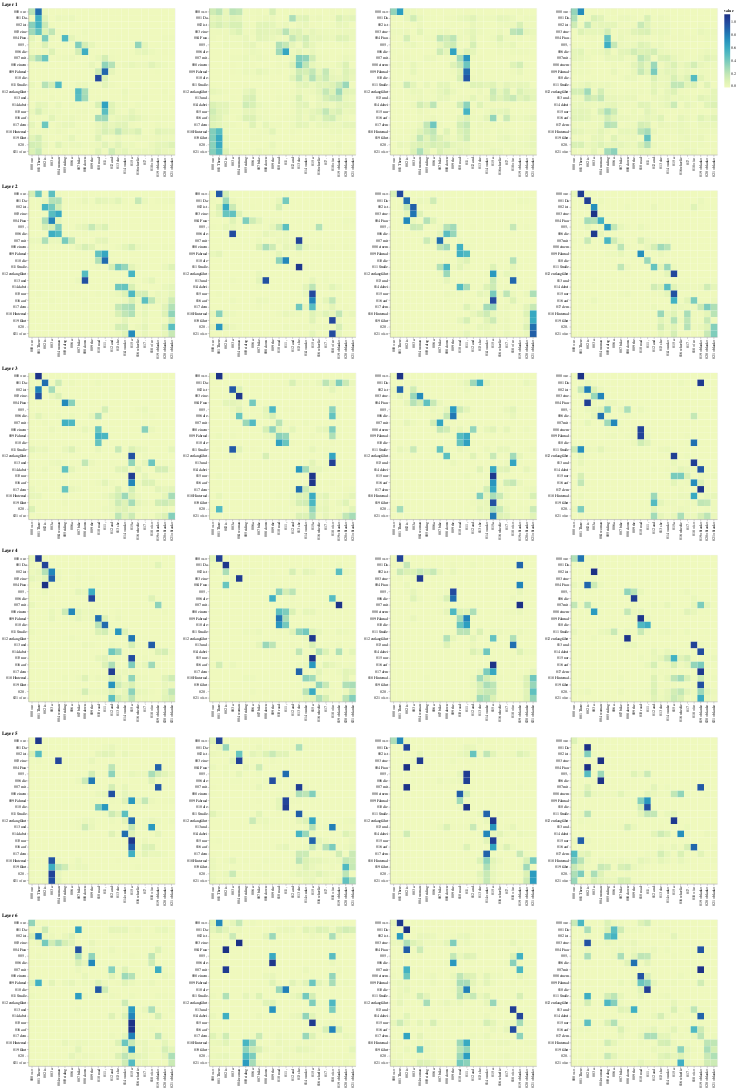

The cell this chart's notebook holds for it:
### Markdown cell above
## Decoder Src Attention

### Code cell
def viz_decoder_src():
    model, example_data = run_model_example(n_examples=1)
    example = example_data[len(example_data) - 1]

    layer_viz = [
        visualize_layer(
            model,
            layer,
            get_decoder_src,
            max(len(example[1]), len(example[2])),
            example[1],
            example[2],
        )
        for layer in range(6)
    ]
    return alt.hconcat(
        layer_viz[0]
        & layer_viz[1]
        & layer_viz[2]
        & layer_viz[3]
        & layer_viz[4]
        & layer_viz[5]
    )


show_example(viz_decoder_src)

### Figure 1 — Vega-Lite specification as saved in the notebook (floating-point values rounded to 4 significant figures; data arrays with more than 128 entries replaced by an {"elided": "..."} marker saying what was removed)
{"config": {"view": {"continuousWidth": 400, "continuousHeight": 300}}, "hconcat": [{"vconcat": [{"hconcat": [{"data": {"name": "data-a067e83eb14b45a79a81465c5ba96d37"}, "mark": "rect", "encoding": {"color": {"field": "value", "type": "quantitative"}, "tooltip": [{"field": "row", "type": "quantitative"}, {"field": "column", "type": "quantitative"}, {"field": "value", "type": "quantitative"}, {"field": "row_token", "type": "nominal"}, {"field": "col_token", "type": "nominal"}], "x": {"axis": {"title": ""}, "field": "col_token", "type": "nominal"}, "y": {"axis": {"title": ""}, "field": "row_token", "type": "nominal"}}, "height": 400, "selection": {"selector098": {"type": "interval", "bind": "scales", "encodings": ["x", "y"]}}, "width": 400}, {"data": {"name": "data-5d7a8407c47342c45d54ab81b89173c6"}, "mark": "rect", "encoding": {"color": {"field": "value", "type": "quantitative"}, "tooltip": [{"field": "row", "type": "quantitative"}, {"field": "column", "type": "quantitative"}, {"field": "value", "type": "quantitative"}, {"field": "row_token", "type": "nominal"}, {"field": "col_token", "type": "nominal"}], "x": {"axis": {"title": ""}, "field": "col_token", "type": "nominal"}, "y": {"axis": {"title": ""}, "field": "row_token", "type": "nominal"}}, "height": 400, "selection": {"selector100": {"type": "interval", "bind": "scales", "encodings": ["x", "y"]}}, "width": 400}, {"data": {"name": "data-d3419331e5b0fbf23c92cc622377ccb4"}, "mark": "rect", "encoding": {"color": {"field": "value", "type": "quantitative"}, "tooltip": [{"field": "row", "type": "quantitative"}, {"field": "column", "type": "quantitative"}, {"field": "value", "type": "quantitative"}, {"field": "row_token", "type": "nominal"}, {"field": "col_token", "type": "nominal"}], "x": {"axis": {"title": ""}, "field": "col_token", "type": "nominal"}, "y": {"axis": {"title": ""}, "field": "row_token", "type": "nominal"}}, "height": 400, "selection": {"selector102": {"type": "interval", "bind": "scales", "encodings": ["x", "y"]}}, "width": 400}, {"data": {"name": "data-8a01720ba8bdd3d52800748bbe25657a"}, "mark": "rect", "encoding": {"color": {"field": "value", "type": "quantitative"}, "tooltip": [{"field": "row", "type": "quantitative"}, {"field": "column", "type": "quantitative"}, {"field": "value", "type": "quantitative"}, {"field": "row_token", "type": "nominal"}, {"field": "col_token", "type": "nominal"}], "x": {"axis": {"title": ""}, "field": "col_token", "type": "nominal"}, "y": {"axis": {"title": ""}, "field": "row_token", "type": "nominal"}}, "height": 400, "selection": {"selector104": {"type": "interval", "bind": "scales", "encodings": ["x", "y"]}}, "width": 400}]}, {"vconcat": [{"hconcat": [{"data": {"name": "data-4ceb85136fd624e65252bd0477c31759"}, "mark": "rect", "encoding": {"color": {"field": "value", "type": "quantitative"}, "tooltip": [{"field": "row", "type": "quantitative"}, {"field": "column", "type": "quantitative"}, {"field": "value", "type": "quantitative"}, {"field": "row_token", "type": "nominal"}, {"field": "col_token", "type": "nominal"}], "x": {"axis": {"title": ""}, "field": "col_token", "type": "nominal"}, "y": {"axis": {"title": ""}, "field": "row_token", "type": "nominal"}}, "height": 400, "selection": {"selector106": {"type": "interval", "bind": "scales", "encodings": ["x", "y"]}}, "width": 400}, {"data": {"name": "data-1ad1252ed4373a9b27c478ca8b564b61"}, "mark": "rect", "encoding": {"color": {"field": "value", "type": "quantitative"}, "tooltip": [{"field": "row", "type": "quantitative"}, {"field": "column", "type": "quantitative"}, {"field": "value", "type": "quantitative"}, {"field": "row_token", "type": "nominal"}, {"field": "col_token", "type": "nominal"}], "x": {"axis": {"title": ""}, "field": "col_token", "type": "nominal"}, "y": {"axis": {"title": ""}, "field": "row_token", "type": "nominal"}}, "height": 400, "selection": {"selector108": {"type": "interval", "bind": "scales", "encodings": ["x", "y"]}}, "width": 400}, {"data": {"name": "data-b71d5f0fa688a5e966f68ecbbae2ded9"}, "mark": "rect", "encoding": {"color": {"field": "value", "type": "quantitative"}, "tooltip": [{"field": "row", "type": "quantitative"}, {"field": "column", "type": "quantitative"}, {"field": "value", "type": "quantitative"}, {"field": "row_token", "type": "nominal"}, {"field": "col_token", "type": "nominal"}], "x": {"axis": {"title": ""}, "field": "col_token", "type": "nominal"}, "y": {"axis": {"title": ""}, "field": "row_token", "type": "nominal"}}, "height": 400, "selection": {"selector110": {"type": "interval", "bind": "scales", "encodings": ["x", "y"]}}, "width": 400}, {"data": {"name": "data-90dc288fd858b670814979e5e8ce0c7b"}, "mark": "rect", "encoding": {"color": {"field": "value", "type": "quantitative"}, "tooltip": [{"field": "row", "type": "quantitative"}, {"field": "column", "type": "quantitative"}, {"field": "value", "type": "quantitative"}, {"field": "row_token", "type": "nominal"}, {"field": "col_token", "type": "nominal"}], "x": {"axis": {"title": ""}, "field": "col_token", "type": "nominal"}, "y": {"axis": {"title": ""}, "field": "row_token", "type": "nominal"}}, "height": 400, "selection": {"selector112": {"type": "interval", "bind": "scales", "encodings": ["x", "y"]}}, "width": 400}]}], "title": "Layer 2"}, {"vconcat": [{"hconcat": [{"data": {"name": "data-717e8294aaebbdecce8aa807e36d5f2c"}, "mark": "rect", "encoding": {"color": {"field": "value", "type": "quantitative"}, "tooltip": [{"field": "row", "type": "quantitative"}, {"field": "column", "type": "quantitative"}, {"field": "value", "type": "quantitative"}, {"field": "row_token", "type": "nominal"}, {"field": "col_token", "type": "nominal"}], "x": {"axis": {"title": ""}, "field": "col_token", "type": "nominal"}, "y": {"axis": {"title": ""}, "field": "row_token", "type": "nominal"}}, "height": 400, "selection": {"selector114": {"type": "interval", "bind": "scales", "encodings": ["x", "y"]}}, "width": 400}, {"data": {"name": "data-33a5f7f9bac12f6ff92f355aef0c1336"}, "mark": "rect", "encoding": {"color": {"field": "value", "type": "quantitative"}, "tooltip": [{"field": "row", "type": "quantitative"}, {"field": "column", "type": "quantitative"}, {"field": "value", "type": "quantitative"}, {"field": "row_token", "type": "nominal"}, {"field": "col_token", "type": "nominal"}], "x": {"axis": {"title": ""}, "field": "col_token", "type": "nominal"}, "y": {"axis": {"title": ""}, "field": "row_token", "type": "nominal"}}, "height": 400, "selection": {"selector116": {"type": "interval", "bind": "scales", "encodings": ["x", "y"]}}, "width": 400}, {"data": {"name": "data-9d79eae7df306550e74619a9a658a802"}, "mark": "rect", "encoding": {"color": {"field": "value", "type": "quantitative"}, "tooltip": [{"field": "row", "type": "quantitative"}, {"field": "column", "type": "quantitative"}, {"field": "value", "type": "quantitative"}, {"field": "row_token", "type": "nominal"}, {"field": "col_token", "type": "nominal"}], "x": {"axis": {"title": ""}, "field": "col_token", "type": "nominal"}, "y": {"axis": {"title": ""}, "field": "row_token", "type": "nominal"}}, "height": 400, "selection": {"selector118": {"type": "interval", "bind": "scales", "encodings": ["x", "y"]}}, "width": 400}, {"data": {"name": "data-bcb45aca3981b01b67441396a9289d75"}, "mark": "rect", "encoding": {"color": {"field": "value", "type": "quantitative"}, "tooltip": [{"field": "row", "type": "quantitative"}, {"field": "column", "type": "quantitative"}, {"field": "value", "type": "quantitative"}, {"field": "row_token", "type": "nominal"}, {"field": "col_token", "type": "nominal"}], "x": {"axis": {"title": ""}, "field": "col_token", "type": "nominal"}, "y": {"axis": {"title": ""}, "field": "row_token", "type": "nominal"}}, "height": 400, "selection": {"selector120": {"type": "interval", "bind": "scales", "encodings": ["x", "y"]}}, "width": 400}]}], "title": "Layer 3"}, {"vconcat": [{"hconcat": [{"data": {"name": "data-49b00f5268b870d85375216006360435"}, "mark": "rect", "encoding": {"color": {"field": "value", "type": "quantitative"}, "tooltip": [{"field": "row", "type": "quantitative"}, {"field": "column", "type": "quantitative"}, {"field": "value", "type": "quantitative"}, {"field": "row_token", "type": "nominal"}, {"field": "col_token", "type": "nominal"}], "x": {"axis": {"title": ""}, "field": "col_token", "type": "nominal"}, "y": {"axis": {"title": ""}, "field": "row_token", "type": "nominal"}}, "height": 400, "selection": {"selector122": {"type": "interval", "bind": "scales", "encodings": ["x", "y"]}}, "width": 400}, {"data": {"name": "data-09a71037845ec81fdffe61c0047ff2e2"}, "mark": "rect", "encoding": {"color": {"field": "value", "type": "quantitative"}, "tooltip": [{"field": "row", "type": "quantitative"}, {"field": "column", "type": "quantitative"}, {"field": "value", "type": "quantitative"}, {"field": "row_token", "type": "nominal"}, {"field": "col_token", "type": "nominal"}], "x": {"axis": {"title": ""}, "field": "col_token", "type": "nominal"}, "y": {"axis": {"title": ""}, "field": "row_token", "type": "nominal"}}, "height": 400, "selection": {"selector124": {"type": "interval", "bind": "scales", "encodings": ["x", "y"]}}, "width": 400}, {"data": {"name": "data-d6d10e78bfa6a118624c1fab11dd6baf"}, "mark": "rect", "encoding": {"color": {"field": "value", "type": "quantitative"}, "tooltip": [{"field": "row", "type": "quantitative"}, {"field": "column", "type": "quantitative"}, {"field": "value", "type": "quantitative"}, {"field": "row_token", "type": "nominal"}, {"field": "col_token", "type": "nominal"}], "x": {"axis": {"title": ""}, "field": "col_token", "type": "nominal"}, "y": {"axis": {"title": ""}, "field": "row_token", "type": "nominal"}}, "height": 400, "selection": {"selector126": {"type": "interval", "bind": "scales", "encodings": ["x", "y"]}}, "width": 400}, {"data": {"name": "data-62cc3e3d502dbd7f00db2372254d1953"}, "mark": "rect", "encoding": {"color": {"field": "value", "type": "quantitative"}, "tooltip": [{"field": "row", "type": "quantitative"}, {"field": "column", "type": "quantitative"}, {"field": "value", "type": "quantitative"}, {"field": "row_token", "type": "nominal"}, {"field": "col_token", "type": "nominal"}], "x": {"axis": {"title": ""}, "field": "col_token", "type": "nominal"}, "y": {"axis": {"title": ""}, "field": "row_token", "type": "nominal"}}, "height": 400, "selection": {"selector128": {"type": "interval", "bind": "scales", "encodings": ["x", "y"]}}, "width": 400}]}], "title": "Layer 4"}, {"vconcat": [{"hconcat": [{"data": {"name": "data-9e29463d9bc032ab558fa6e082d6763e"}, "mark": "rect", "encoding": {"color": {"field": "value", "type": "quantitative"}, "tooltip": [{"field": "row", "type": "quantitative"}, {"field": "column", "type": "quantitative"}, {"field": "value", "type": "quantitative"}, {"field": "row_token", "type": "nominal"}, {"field": "col_token", "type": "nominal"}], "x": {"axis": {"title": ""}, "field": "col_token", "type": "nominal"}, "y": {"axis": {"title": ""}, "field": "row_token", "type": "nominal"}}, "height": 400, "selection": {"selector130": {"type": "interval", "bind": "scales", "encodings": ["x", "y"]}}, "width": 400}, {"data": {"name": "data-958e2183051650a687bccf2dc4d995fa"}, "mark": "rect", "encoding": {"color": {"field": "value", "type": "quantitative"}, "tooltip": [{"field": "row", "type": "quantitative"}, {"field": "column", "type": "quantitative"}, {"field": "value", "type": "quantitative"}, {"field": "row_token", "type": "nominal"}, {"field": "col_token", "type": "nominal"}], "x": {"axis": {"title": ""}, "field": "col_token", "type": "nominal"}, "y": {"axis": {"title": ""}, "field": "row_token", "type": "nominal"}}, "height": 400, "selection": {"selector132": {"type": "interval", "bind": "scales", "encodings": ["x", "y"]}}, "width": 400}, {"data": {"name": "data-27d21bcf80283758e8404e0888c42df0"}, "mark": "rect", "encoding": {"color": {"field": "value", "type": "quantitative"}, "tooltip": [{"field": "row", "type": "quantitative"}, {"field": "column", "type": "quantitative"}, {"field": "value", "type": "quantitative"}, {"field": "row_token", "type": "nominal"}, {"field": "col_token", "type": "nominal"}], "x": {"axis": {"title": ""}, "field": "col_token", "type": "nominal"}, "y": {"axis": {"title": ""}, "field": "row_token", "type": "nominal"}}, "height": 400, "selection": {"selector134": {"type": "interval", "bind": "scales", "encodings": ["x", "y"]}}, "width": 400}, {"data": {"name": "data-6664430d6647af3ea3761178e1b523f3"}, "mark": "rect", "encoding": {"color": {"field": "value", "type": "quantitative"}, "tooltip": [{"field": "row", "type": "quantitative"}, {"field": "column", "type": "quantitative"}, {"field": "value", "type": "quantitative"}, {"field": "row_token", "type": "nominal"}, {"field": "col_token", "type": "nominal"}], "x": {"axis": {"title": ""}, "field": "col_token", "type": "nominal"}, "y": {"axis": {"title": ""}, "field": "row_token", "type": "nominal"}}, "height": 400, "selection": {"selector136": {"type": "interval", "bind": "scales", "encodings": ["x", "y"]}}, "width": 400}]}], "title": "Layer 5"}, {"vconcat": [{"hconcat": [{"data": {"name": "data-80c1afdcbce8fb175b44ec53a9e5f408"}, "mark": "rect", "encoding": {"color": {"field": "value", "type": "quantitative"}, "tooltip": [{"field": "row", "type": "quantitative"}, {"field": "column", "type": "quantitative"}, {"field": "value", "type": "quantitative"}, {"field": "row_token", "type": "nominal"}, {"field": "col_token", "type": "nominal"}], "x": {"axis": {"title": ""}, "field": "col_token", "type": "nominal"}, "y": {"axis": {"title": ""}, "field": "row_token", "type": "nominal"}}, "height": 400, "selection": {"selector138": {"type": "interval", "bind": "scales", "encodings": ["x", "y"]}}, "width": 400}, {"data": {"name": "data-d663610a69c828e8eb20e811636e1ea9"}, "mark": "rect", "encoding": {"color": {"field": "value", "type": "quantitative"}, "tooltip": [{"field": "row", "type": "quantitative"}, {"field": "column", "type": "quantitative"}, {"field": "value", "type": "quantitative"}, {"field": "row_token", "type": "nominal"}, {"field": "col_token", "type": "nominal"}], "x": {"axis": {"title": ""}, "field": "col_token", "type": "nominal"}, "y": {"axis": {"title": ""}, "field": "row_token", "type": "nominal"}}, "height": 400, "selection": {"selector140": {"type": "interval", "bind": "scales", "encodings": ["x", "y"]}}, "width": 400}, {"data": {"name": "data-bf388431975898e2e9605749f3c5d51b"}, "mark": "rect", "encoding": {"color": {"field": "value", "type": "quantitative"}, "tooltip": [{"field": "row", "type": "quantitative"}, {"field": "column", "type": "quantitative"}, {"field": "value", "type": "quantitative"}, {"field": "row_token", "type": "nominal"}, {"field": "col_token", "type": "nominal"}], "x": {"axis": {"title": ""}, "field": "col_token", "type": "nominal"}, "y": {"axis": {"title": ""}, "field": "row_token", "type": "nominal"}}, "height": 400, "selection": {"selector142": {"type": "interval", "bind": "scales", "encodings": ["x", "y"]}}, "width": 400}, {"data": {"name": "data-de980bad29b1310f4f687fd5ca614281"}, "mark": "rect", "encoding": {"color": {"field": "value", "type": "quantitative"}, "tooltip": [{"field": "row", "type": "quantitative"}, {"field": "column", "type": "quantitative"}, {"field": "value", "type": "quantitative"}, {"field": "row_token", "type": "nominal"}, {"field": "col_token", "type": "nominal"}], "x": {"axis": {"title": ""}, "field": "col_token", "type": "nominal"}, "y": {"axis": {"title": ""}, "field": "row_token", "type": "nominal"}}, "height": 400, "selection": {"selector144": {"type": "interval", "bind": "scales", "encodings": ["x", "y"]}}, "width": 400}]}], "title": "Layer 6"}], "title": "Layer 1"}], "$schema": "https://vega.github.io/schema/vega-lite/v4.17.0.json", "datasets": {"data-a067e83eb14b45a79a81465c5ba96d37": {"elided": "484 records"}, "data-5d7a8407c47342c45d54ab81b89173c6": {"elided": "484 records"}, "data-d3419331e5b0fbf23c92cc622377ccb4": {"elided": "484 records"}, "data-8a01720ba8bdd3d52800748bbe25657a": {"elided": "484 records"}, "data-4ceb85136fd624e65252bd0477c31759": {"elided": "484 records"}, "data-1ad1252ed4373a9b27c478ca8b564b61": {"elided": "484 records"}, "data-b71d5f0fa688a5e966f68ecbbae2ded9": {"elided": "484 records"}, "data-90dc288fd858b670814979e5e8ce0c7b": {"elided": "484 records"}, "data-717e8294aaebbdecce8aa807e36d5f2c": {"elided": "484 records"}, "data-33a5f7f9bac12f6ff92f355aef0c1336": {"elided": "484 records"}, "data-9d79eae7df306550e74619a9a658a802": {"elided": "484 records"}, "data-bcb45aca3981b01b67441396a9289d75": {"elided": "484 records"}, "data-49b00f5268b870d85375216006360435": {"elided": "484 records"}, "data-09a71037845ec81fdffe61c0047ff2e2": {"elided": "484 records"}, "data-d6d10e78bfa6a118624c1fab11dd6baf": {"elided": "484 records"}, "data-62cc3e3d502dbd7f00db2372254d1953": {"elided": "484 records"}, "data-9e29463d9bc032ab558fa6e082d6763e": {"elided": "484 records"}, "data-958e2183051650a687bccf2dc4d995fa": {"elided": "484 records"}, "data-27d21bcf80283758e8404e0888c42df0": {"elided": "484 records"}, "data-6664430d6647af3ea3761178e1b523f3": {"elided": "484 records"}, "data-80c1afdcbce8fb175b44ec53a9e5f408": {"elided": "484 records"}, "data-d663610a69c828e8eb20e811636e1ea9": {"elided": "484 records"}, "data-bf388431975898e2e9605749f3c5d51b": {"elided": "484 records"}, "data-de980bad29b1310f4f687fd5ca614281": {"elided": "484 records"}}}
